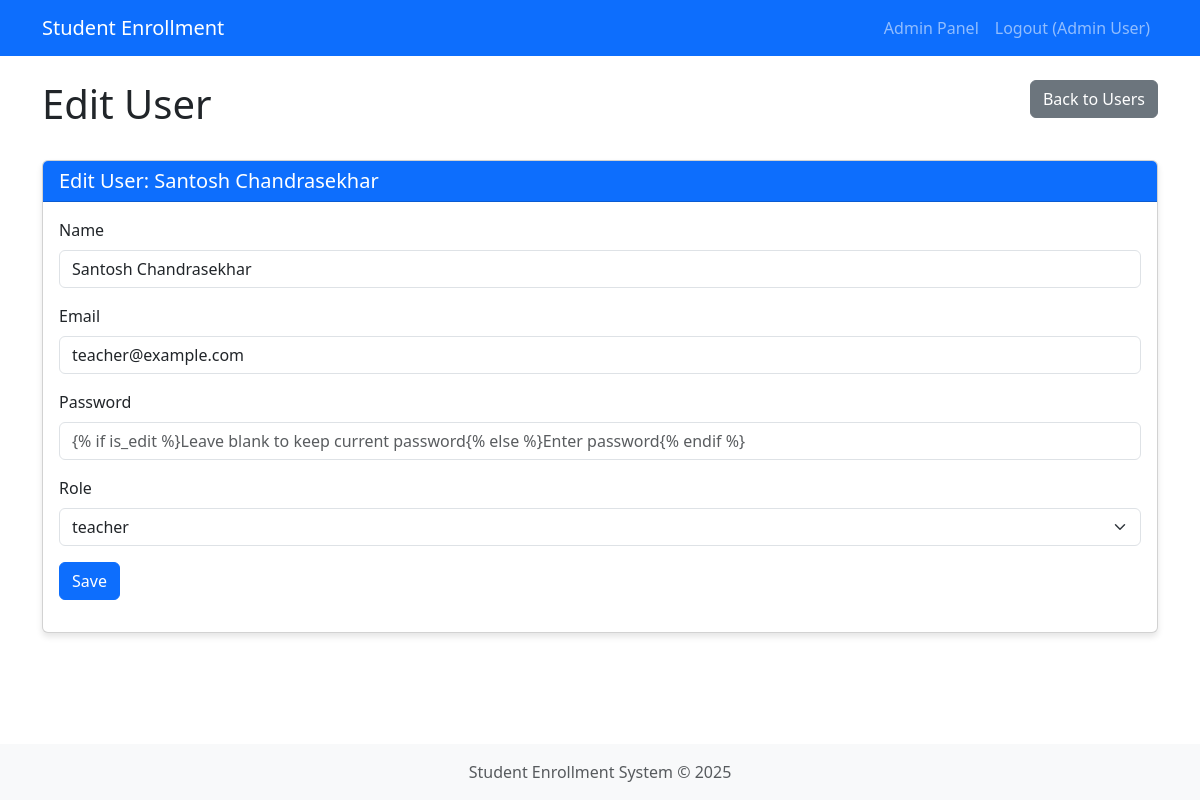
The app's page /admin/custom_users/edit/2 (signed in) with its own data.
### app.py (models this page shows, shortened)
class User(db.Model, UserMixin):
    id = db.Column(db.Integer, primary_key=True)
    email = db.Column(db.String(100), unique=True, nullable=False)
    name = db.Column(db.String(100), nullable=False)
    password = db.Column(db.String(200), nullable=False)
    role_id = db.Column(db.Integer, db.ForeignKey('role.id'), nullable=False)
    created_at = db.Column(db.DateTime, default=datetime.now)
    courses_teaching = db.relationship('Course', backref='teacher', lazy=True,
                                      cascade="all, delete-orphan")
    enrollments = db.relationship('Enrollment', backref='student', lazy=True,
                                 cascade="all, delete-orphan",
                                 primaryjoin="User.id==Enrollment.student_id")

### app.py (the view, shortened to what this page needs)
@app.route('/admin/custom_users/edit/<int:user_id>', methods=['GET', 'POST'])
@login_required
@role_required('admin')
def admin_edit_user(user_id):
    user = User.query.get_or_404(user_id)
    form = UserForm(obj=user)
    form.role_id.choices = [(r.id, r.name) for r in Role.query.all()]
    if request.method == 'GET':
        form.password.data = ''
    return render_template('admin/user_form.html', form=form, is_edit=True, user=user)

### app.py
class UserForm(FlaskForm):
    name = StringField('Name', validators=[DataRequired(), Length(max=100)])
    email = StringField('Email', validators=[DataRequired(), Email(), Length(max=100)])
    password = PasswordField('Password', validators=[Optional(), Length(min=6)])
    role_id = SelectField('Role', coerce=int, validators=[DataRequired()])
    submit = SubmitField('Save')

### app.py (called while the page is built)
@login_manager.user_loader
def load_user(user_id):
    return User.query.get(int(user_id))

def role_required(role_name):
    def decorator(f):
        @wraps(f)
        def decorated_function(*args, **kwargs):
            if not current_user.is_authenticated:
                return redirect(url_for('login'))
            if not current_user.role or current_user.role.name != role_name:
                flash('You do not have permission to access this page.', 'danger')
                return redirect(url_for('dashboard'))
            return f(*args, **kwargs)
        return decorated_function
    return decorator

### templates/admin/user_form.html (shortened to what this page needs)
{% extends 'base.html' %}
{% block content %}
<div class="row mb-4">
    <div class="col-6">
        <h1>{% if is_edit %}Edit User{% else %}Create User{% endif %}</h1>
    </div>
    <div class="col-6 text-end">
        <a href="{{ url_for('admin_users') }}" class="btn btn-secondary">Back to Users</a>
    </div>
</div>
<div class="card">
    <div class="card-header bg-primary text-white">
        <h5 class="mb-0">{% if is_edit %}Edit User: {{ user.name }}{% else %}New User{% endif %}</h5>
    </div>
    <div class="card-body">
        <form method="POST">
            <div class="mb-3">
                {{ form.name.label(class="form-label") }}
                {{ form.name(class="form-control") }}
            </div>
            <div class="mb-3">
                {{ form.email.label(class="form-label") }}
                {{ form.email(class="form-control") }}
            </div>
            <div class="mb-3">
                {{ form.password.label(class="form-label") }}
                {{ form.password(class="form-control", placeholder="{% if is_edit %}Leave blank to keep current password{% else %}Enter password{% endif %}") }}
            </div>
            <div class="mb-3">
                {{ form.role_id.label(class="form-label") }}
                {{ form.role_id(class="form-select") }}
            </div>
            <div class="mb-3">
                {{ form.submit(class="btn btn-primary") }}
            </div>
        </form>
    </div>
</div>
{% endblock %}

### templates/base.html (shortened to what this page needs)
<!DOCTYPE html>
<html lang="en">
<head>
    <link href="https://cdn.jsdelivr.net/npm/bootstrap@5.3.0-alpha1/dist/css/bootstrap.min.css" rel="stylesheet">
</head>
<body>
    <nav class="navbar navbar-expand-lg navbar-dark bg-primary">
        <div class="container">
            <a class="navbar-brand" href="{{ url_for('dashboard') }}">Student Enrollment</a>
            <div class="collapse navbar-collapse" id="navbarNav">
                <ul class="navbar-nav ms-auto">
                    {% if current_user.is_authenticated %}
                        {% if current_user.role %}
                            {% if current_user.role.name == 'student' %}
                                <li class="nav-item">
                                    <a class="nav-link" href="{{ url_for('student_dashboard') }}">My Courses</a>
                                </li>
                                <li class="nav-item">
                                    <a class="nav-link" href="{{ url_for('student_courses') }}">Available Courses</a>
                                </li>
                            {% elif current_user.role.name == 'teacher' %}
                                <li class="nav-item">
                                    <a class="nav-link" href="{{ url_for('teacher_dashboard') }}">My Classes</a>
                                </li>
                            {% elif current_user.role.name == 'admin' %}
                                <li class="nav-item">
                                    <a class="nav-link" href="{{ url_for('admin.index') }}">Admin Panel</a>
                                </li>
                            {% endif %}
                        {% endif %}
                        <li class="nav-item">
                            <a class="nav-link" href="{{ url_for('logout') }}">Logout ({{ current_user.name }})</a>
                        </li>
                    {% endif %}
                </ul>
            </div>
        </div>
    </nav>
    <main class="container py-4">
        {% block content %}{% endblock %}
    </main>
    <footer class="text-center text-muted">
        <div class="container">
            <p class="mb-0">Student Enrollment System &copy; 2025</p>
        </div>
    </footer>
</body>
</html>

### templates/base.html (style rules this page uses)
body { min-height: 100vh; display: flex; flex-direction: column; }
main { flex: 1; }
footer { margin-top: auto; padding: 1rem 0; background-color: #f8f9fa; }
.card { margin-bottom: 20px; box-shadow: 0 4px 6px rgba(0,0,0,0.1); }

### records on screen
User: name "Admin User"
User: name "Santosh Chandrasekhar", email "teacher@example.com", role_id "teacher"
